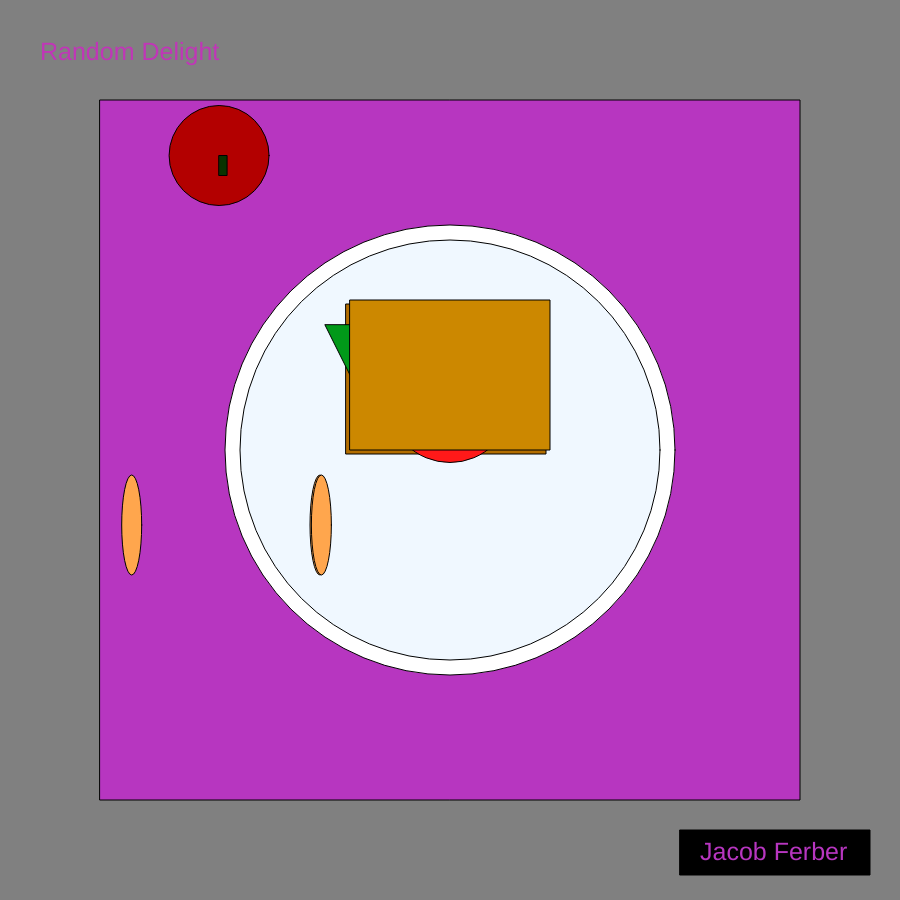
Frame 1 (no input)
Frame 60 (no input): identical to frame 1, image omitted
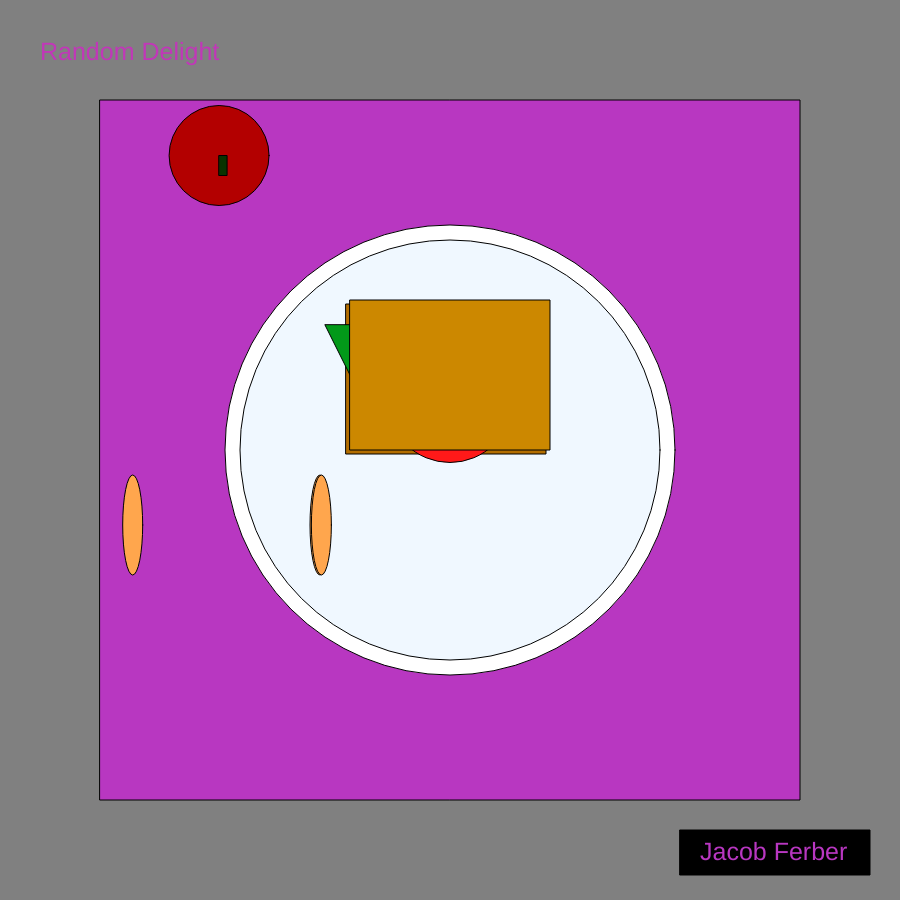
Frame 120 (the mouse pressed at the canvas centre since frame 60)

The p5.js sketch that drew these frames (run headless with seeded random() and noise() and a simulated clock; from frame 60 on, the mouse is pressed at the canvas centre):

// p5.js sketch
// ── sketch.js
    var x=100;
    var y=100;
    var backgroundGREY=128;
    var background2x=680, background2y=830;
    var background2r=0,background2g=0,background2b=0;
    var namex=700, namey=860;
    var titleX=40,titleY=60;
    var sandox= 350;
    var sandoy= 300;
    var sando1x= 346;
    var sando1y= 304;
    
   var tomatox=450;
   var tomatoy=400;

    var applex= 575;
    var appley= 525;
    var stemx=575;
    var stemy=520;

    var carrot1x;
    var carrot1y= 525;
    
    var carrot2x;
    var carrot2y=525;

    var carrot3x;
    var carrot3y=525;
    
    var redLettuce=0
    var sando1r=179, sando1g=110, sando1b=0;
    var redColor,greenColor,blueColor;
    var x = 100;
    var y = 100;
    var side = 700;


    function setup()
    {
        createCanvas(900,900)
        redColor = random(255);
        greenColor = random(255);
        blueColor = random(255);

        //random location for the carrots
        carrot1x = random(100+320)
        carrot2x = random(100+300)
        carrot3x = random(100+340)
        applex = random(900)
        appley = random(900)
    }
    function mouseMoved()
    {
       //event handling changes the color of the background and text
        console.log(x)
        console.log(y)
       
        if(redLettuce > 255)
        {
            redLettuce = 0
        }
        else
        {
            redLettuce++;
        }
        if(redColor > 255)
        {
            redColor = 0;
        }
        else
        {
            redColor++;
        }
        if(greenColor > 255)
        {
            greenColor = 0;
        }
        else
        {
            greenColor++;
        }
        if(blueColor > 255)
        {
            blueColor = 0;
        }
        else
        {
            blueColor++;
        }
        //returns carrots to their position on the plate
        if(carrot3x > 390)
        {
            carrot3x = 390;
        }
        else
        {
            carrot3x++;
        }
        if(carrot3x < 380)
        {
            carrot1x = 320
        }
        else
        {
            carrot1x++;
        }
        if(carrot1x > 370)
        {
            carrot1x =370
        }
        if(carrot1x >369)
        {
           carrot2x++;
        }
        if(carrot2x > 350)
        {
            carrot1x=320;
            carrot2x=300;
            carrot3x=340;
        }
    }
    
    function draw()
    {
        
        background(backgroundGREY,backgroundGREY,backgroundGREY)
        fill(background2r,background2g,background2b)
        rect(background2x,background2y,190,45)

        fill(redColor,greenColor,blueColor);
        rect(x,y,side);
        
        fill(360,360,360)
        circle(450,450,450)
        fill(240,248,255)
        circle(450,450,420)
        
        fill(sando1r,sando1g,sando1b)
        rect(sando1x,sando1y,200,150)
        
        fill(redLettuce,153,25)
        triangle(480,325,350,375,325,325)
        fill(255,25,25)
        circle(tomatox,tomatoy,125)
        fill(204,136,0)
        rect(sandox,sandoy,200,150)
        
        fill(179,0,0)
        circle(applex,appley,100)
        fill(9,51,0)
        rect(applex,appley,8,20)
        
        fill(255,166,77)
        ellipse(carrot1x,carrot1y,20,100)
        ellipse(carrot2x,carrot2y,20,100)
        ellipse(carrot3x,carrot3y,20,100)
        fill(redColor,greenColor,blueColor)
        textSize(25)
        
        text("Jacob Ferber",namex,namey)
        fill(blueColor,greenColor,redColor)
        text("Random Delight",titleX,titleY)

       
    }
     
